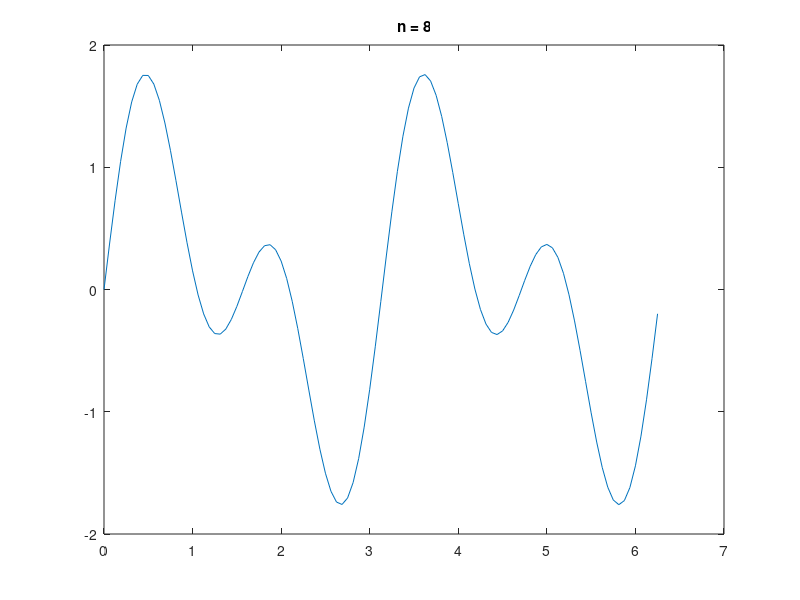

Write MATLAB code to recreate this figure.
clear all;
close all;
clc;

% construct a sine wave : sin(2*pi*f*t)
f = 2;  % actual freq of sin wave


for n=1:8
    fs = n*f;   % sampling freq fs
    delta_T = 1/fs;   % sampling interval
    
    t = 0:delta_T:2*pi;
    y = sin(f*t) + sin(2*f*t);
    
    plot(t,y)
    title(sprintf('n = %d', n));
    pause(2)
end

% here since the highest freq component present in the signal is of 2*f Hz,
% so according to Sampling theorem, Nyquist freq >= 2*f and 
% Sampling freq = 2*Nyquist freq,  therefore we have to choose n>=4 for the above example.
